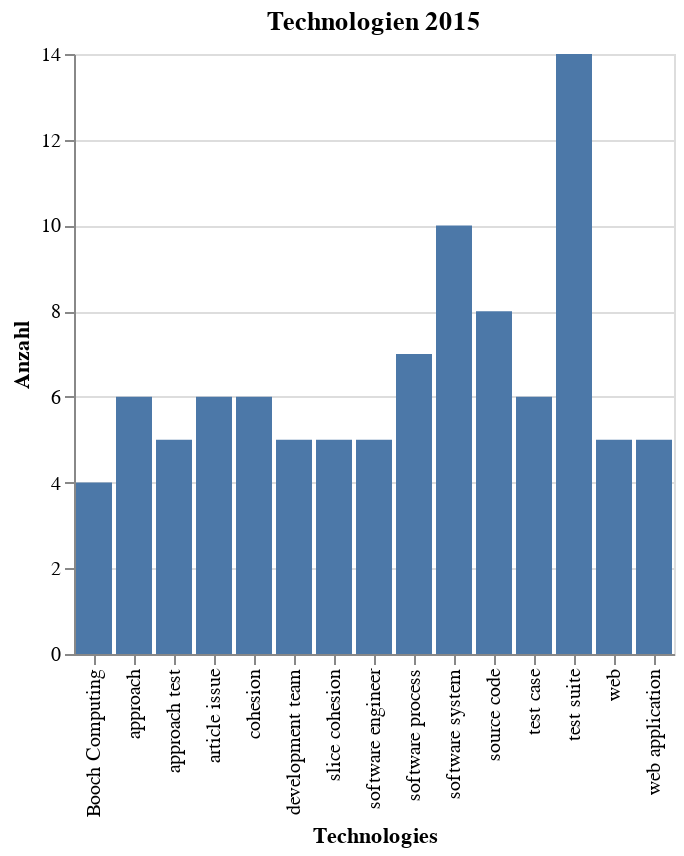

Notebook cell for this chart:
### Markdown cell above
### Balkendiagramm 2015

### Code cell
year = 2015
d = data_words[year].nlargest(anzahl_top_topics).sort_values(ascending=False)
source = pd.DataFrame({'Technologies': d.index,
                            'Anzahl': d})
alt.Chart(source).mark_bar().encode(
        x='Technologies:O',
        y='Anzahl:Q'
    ).properties(
    title=f'Technologien {year}')

### Figure 1 — Vega-Lite specification as saved in the notebook (floating-point values rounded to 4 significant figures)
{"config": {"view": {"continuousWidth": 400, "continuousHeight": 300}}, "data": {"name": "data-1d85324a3003f0d7d2f4820b873cabf8"}, "mark": "bar", "encoding": {"x": {"type": "ordinal", "field": "Technologies"}, "y": {"type": "quantitative", "field": "Anzahl"}}, "title": "Technologien 2015", "$schema": "https://vega.github.io/schema/vega-lite/v4.8.1.json", "datasets": {"data-1d85324a3003f0d7d2f4820b873cabf8": [{"Technologies": "test suite", "Anzahl": 14}, {"Technologies": "software system", "Anzahl": 10}, {"Technologies": "source code", "Anzahl": 8}, {"Technologies": "software process", "Anzahl": 7}, {"Technologies": "test case", "Anzahl": 6}, {"Technologies": "cohesion", "Anzahl": 6}, {"Technologies": "article issue", "Anzahl": 6}, {"Technologies": "approach", "Anzahl": 6}, {"Technologies": "web application", "Anzahl": 5}, {"Technologies": "web", "Anzahl": 5}, {"Technologies": "software engineer", "Anzahl": 5}, {"Technologies": "slice cohesion", "Anzahl": 5}, {"Technologies": "development team", "Anzahl": 5}, {"Technologies": "approach test", "Anzahl": 5}, {"Technologies": "Booch Computing", "Anzahl": 4}]}}
